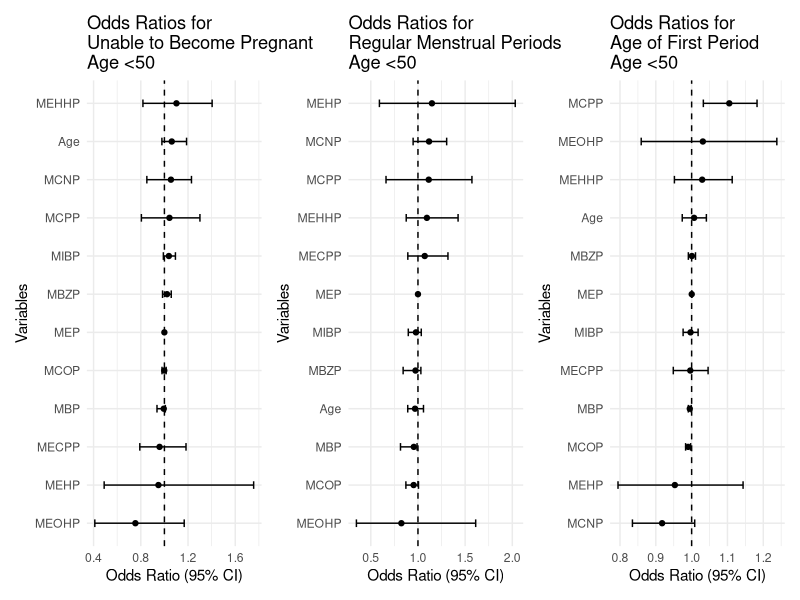
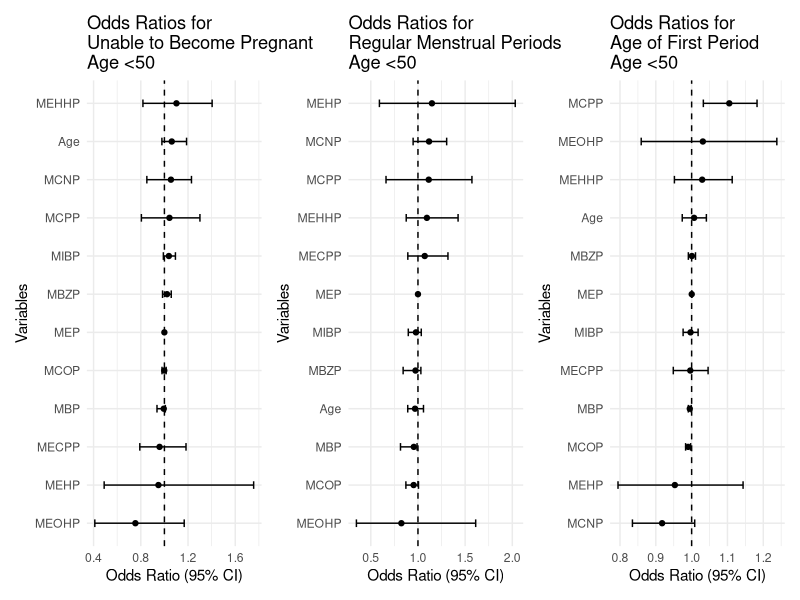

Recreate these plots in R, in order.
## ---- chunk 1
library(glmnet)
library(tidyverse)
library(broom)
library(patchwork)
## ---- chunk 2
data <- read.csv("data/data_clean.csv") |>
  data.frame() 

data$UnablePregnant <- ifelse(data$UnablePregnant == "Yes", 1,
                              ifelse(data$UnablePregnant == "No", 0, NA))

data$RegularPeriod_12m <- ifelse(data$RegularPeriod_12m == "Yes", 1,
                              ifelse(data$RegularPeriod_12m == "No", 0, NA))
## ---- chunk 3
data =
  data |>
  mutate(Race = as.factor(Race))
         # RegularPeriod_12m = as.factor(RegularPeriod_12m),
         # UnablePregnant = as.factor(UnablePregnant),)
## ---- chunk 4
# Prepare data for modeling
data1 <- data |>
  filter(Age < 50) 
## ---- chunk 5
glm_ability <- glm(UnablePregnant ~ MCNP + MCOP + MECPP + MBP + MCPP + MEP + MEHHP + MEHP + MIBP + MEOHP + MBZP + Age, data = data1, family = binomial)

glm_regularity <- glm(RegularPeriod_12m ~ MCNP + MCOP + MECPP + MBP + MCPP + MEP + MEHHP + MEHP + MIBP + MEOHP + MBZP + Age, data = data1, family = binomial)

glm_first_period <- glm(Age_FirstPeriod ~ MCNP + MCOP + MECPP + MBP + MCPP + MEP + MEHHP + MEHP + MIBP + MEOHP + MBZP + Age, data = data1, family = gaussian)
## ---- chunk 6
# 95% CI
tidy_ability <- tidy(glm_ability, exponentiate = TRUE, conf.int = TRUE) |>
  filter(term != "(Intercept)")

tidy_regularity <- tidy(glm_regularity, exponentiate = TRUE, conf.int = TRUE) |>
  filter(term != "(Intercept)")

tidy_first <- tidy(glm_first_period, exponentiate = TRUE, conf.int = TRUE) |>
  filter(term != "(Intercept)")

# Forest Plots
ggplot(tidy_ability, aes(x = estimate, y = reorder(term, estimate))) +
  geom_point() +
  geom_errorbarh(aes(xmin = conf.low, xmax = conf.high), height = 0.2) +
  geom_vline(xintercept = 1, linetype = "dashed") +
  labs(
    x = "Odds Ratio (95% CI)",
    y = "Variables",
    title = "Odds Ratios for \nUnable to Become Pregnant \nAge <50"
  ) +
  theme_minimal() -> ability1

ggplot(tidy_regularity, aes(x = estimate, y = reorder(term, estimate))) +
  geom_point() +
  geom_errorbarh(aes(xmin = conf.low, xmax = conf.high), height = 0.2) +
  geom_vline(xintercept = 1, linetype = "dashed") +
  labs(
    x = "Odds Ratio (95% CI)",
    y = "Variables",
    title = "Odds Ratios for\nRegular Menstrual Periods\nAge <50"
  ) +
  theme_minimal() -> regularity1

ggplot(tidy_first, aes(x = estimate, y = reorder(term, estimate))) +
  geom_point() +
  geom_errorbarh(aes(xmin = conf.low, xmax = conf.high), height = 0.2) +
  geom_vline(xintercept = 1, linetype = "dashed") +
  labs(
    x = "Odds Ratio (95% CI)",
    y = "Variables",
    title = "Odds Ratios for\nAge of First Period\nAge <50"
  ) +
  theme_minimal() -> first1
## ---- chunk 7
combined_plot = (ability1 + regularity1 + first1)
combined_plot

ggsave(
  filename = "glm_forest_plot.png",
  plot = combined_plot,
  width = 10,
  height = 5
)
